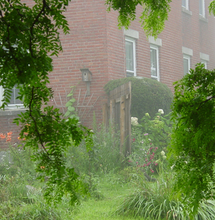
%> input picture DCAHE-MVMEF_Laboratory/14.png, 215 x 220 px, shrunk from 440 x 450 before the run
$ octave MEF.m   (GNU Octave 9; MATLAB toolbox functions it lacks are replaced by stand-ins)
%> lines starting %> are read from the running program, lines starting %| are printed output that depends on the picture
### DCAHE-MVMEF_Laboratory/AHE2.m
function [R, lambda] = AHE2(I,size, H,W)


%%%%%%%%%%%%%%%%%%%%%%%%%%%%%%%%%%%%%%%%%%%%%%%%%%%%%%%%%%%%%%%%%%%%%%%%%%%
mincolchan = zeros(H,W);
for i = 1:H
    for j = 1:W
        if I(i,j,1) <= I(i,j,2) && I(i,j,1) <= I(i,j,3)
            mincolchan(i,j) = I(i,j,1);
        elseif I(i,j,2) <= I(i,j,1) && I(i,j,2) <= I(i,j,3)
            mincolchan(i,j) = I(i,j,2);
        elseif I(i,j,3) <= I(i,j,1) && I(i,j,3) <= I(i,j,2)
            mincolchan(i,j) = I(i,j,3);
        end
    end
end
figure(1)
imshow(mincolchan)
%%%%%%%%%%%%%%%%%%%%%%%%%%%%%%%%%%%%%%%%%%%%%%%%%%%%%%%%%%%%%%%%%%%%%%%%%%%
darkchan = zeros(H,W);
for i = 1:H
    for j = 1:W
        darkchan(i,j) = mincolchan (i,j);
        for k = -size:size
            for h = -size:size
                if i + k > 0 && i + k <= H && j + h > 0 && j + h <= W
                    if mincolchan(i+k,j+h) <= darkchan(i,j)
                        darkchan(i,j) = mincolchan(i+k,j+h);
                    end
                end
            end
        end
    end
end
figure(2)
imshow(darkchan)
imwrite(darkchan,'1.png');
% darkchan = guidedfilter(darkchan,darkchan, 4, 0.2^2);
% figure(3)
% imshow(darkchan)
%%%%%%%%%%%%%%%%%%%%%%%%%%%%%%%%%%%%%%%%%%%%%%%%%%%%%%%%%%%%%%%%%%%%%%%%%%%
lambda = callambda(darkchan,H,W);
first = zeros(H,W);
second = first;
mean =  lambda;
for i = 1:H
    for j = 1:W
        if darkchan(i,j) >= mean
            first(i,j) = 1;
            second(i,j) = darkchan(i,j);
        else
            first(i,j) = darkchan(i,j);
            second(i,j) = 0;
        end
    end
end
figure(3)
imshow(first)
imwrite(first,'2.png');
%%%%%%%%%%%%%%%%%%%%%%%%%%%%%%%%%%%%%%%%%%%%%%%%%%%%%%%%%%%%%%%%%%%%%%%%%%%

figure(4)
imshow(second)
imwrite(second,'3.png');
%%%%%%%%%%%%%%%%%%%%%%%%%%%%%%%%%%%%%%%%%%%%%%%%%%%%%%%%%%%%%%%%%%%%%%%%%%%
fir = ones(H,W,3);
sec = fir;

res = zeros(H,W,3);
for i = 1:H
    for j = 1:W
        if second(i,j) ~= 0
            sec(i,j,:) = I(i,j,:);
        end
    end
end
showHist(sec,4);
imageInComb = zeros(H, W*3);
imageInComb(:, 1:3:end) = sec(:, :, 1);
imageInComb(:, 2:3:end) = sec(:, :, 2);
imageInComb(:, 3:3:end) = sec(:, :, 3);
imageOutComb = adapthisteq(imageInComb,'clipLimit',0.01);
imageOut = zeros(H, W, 3);
imageOut(:, :, 1) = imageOutComb(:, 1:3:end);
imageOut(:, :, 2) = imageOutComb(:, 2:3:end);
imageOut(:, :, 3) = imageOutComb(:, 3:3:end);

% [4 lines of commented-out code are left out]

showHist(imageOut,5);
imwrite(imageOut,'4.png');
for i = 1:H
    for j = 1:W
        if second(i,j) ~= 0
            res(i,j,:) = imageOut(i,j,:);
        end
    end
end


for i = 1:H
    for j = 1:W
        if second(i,j) == 0
            fir(i,j,:) = I(i,j,:);
        end
    end
end
showHist(fir,6);
imageInComb = zeros(H, W*3);
imageInComb(:, 1:3:end) = fir(:, :, 1);
imageInComb(:, 2:3:end) = fir(:, :, 2);
imageInComb(:, 3:3:end) = fir(:, :, 3);
imageOutComb = adapthisteq(imageInComb,'clipLimit',0.01);
imageOut = zeros(H, W, 3);
imageOut(:, :, 1) = imageOutComb(:, 1:3:end);
imageOut(:, :, 2) = imageOutComb(:, 2:3:end);
imageOut(:, :, 3) = imageOutComb(:, 3:3:end);

% [5 lines of commented-out code are left out]
showHist(imageOut,7);
imwrite(imageOut,'5.png');


% [4 lines of commented-out code are left out]

for i = 1:H
    for j = 1:W
        if second(i,j) ==0
            res(i,j,:) = imageOut(i,j,:);
        end
    end
end

% res(:,:,1) = guidedfilter(res(:,:,1), res(:,:,1), 4, 0.2^2);
% res(:,:,2) = guidedfilter(res(:,:,2), res(:,:,2), 4, 0.2^2);
% res(:,:,3) = guidedfilter(res(:,:,3), res(:,:,3), 4, 0.2^2);

showHist(res,10);
R = res;
imwrite(res,'6.png')
end

### DCAHE-MVMEF_Laboratory/MEF.m
clc;clear all; close all;

ttt= 35;
input = imread('14.png');
%> input is the input picture: size 220x215x3 uint8; mean R, G, B 113.2, 127.6, 82.6
img_haze = double(input) / 255;

%%%%%%%%%%%%%%%%%%%%%%%%%%%%%%%%%%%%%%%%%%%%%%%%%%%%%%%%%%%%%%%%%%%%%%%%%%%
%obtain the sequence of exposure image
[H, W, C] = size(img_haze);
%> H = 220; W = 215; C = 3
I = zeros(H, W, 3, 5);

% [9 lines of commented-out code are left out]

[I(:,:,:,1),a] = AHE2(img_haze,1,H,W);  %newImhist(img_haze);
%> after the loop in AHE2, `for i = 1:H`:
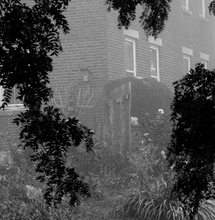
%> mincolchan: size 220x215 double; min 0, max 0.886, mean 0.323
%> after the loop in AHE2, `for i = 1:H`:
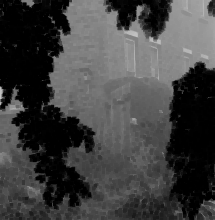
%> darkchan: size 220x215 double; min 0, max 0.776, mean 0.252
%> the run ends on the next line

$ run again, with DCAHE-MVMEF_Laboratory/11.png copied over DCAHE-MVMEF_Laboratory/14.png
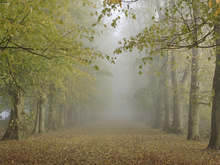
%> input picture DCAHE-MVMEF_Laboratory/11.png, 220 x 165 px, shrunk from 1024 x 768 before the run
%> input is the input picture: size 165x220x3 uint8; mean R, G, B 133.5, 127.1, 94.7
%> after the loop in AHE2, `for i = 1:H`:
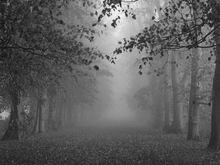
%> mincolchan: size 165x220 double; min 0.0745, max 0.992, mean 0.371
%> after the loop in AHE2, `for i = 1:H`:
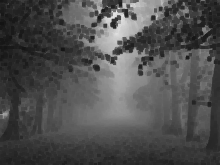
%> darkchan: size 165x220 double; min 0.0745, max 0.914, mean 0.311

$ run again, with DCAHE-MVMEF_Laboratory/15.png copied over DCAHE-MVMEF_Laboratory/14.png
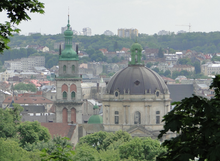
%> input picture DCAHE-MVMEF_Laboratory/15.png, 220 x 161 px, shrunk from 1428 x 1044 before the run
%> input is the input picture: size 161x220x3 uint8; mean R, G, B 131.9, 139.8, 133.4
%> after the loop in AHE2, `for i = 1:H`:
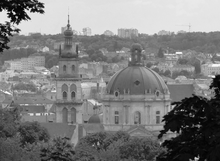
%> mincolchan: size 161x220 double; min 0, max 1, mean 0.495
%> after the loop in AHE2, `for i = 1:H`:
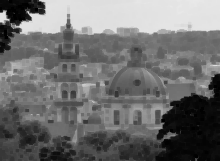
%> darkchan: size 161x220 double; min 0, max 0.914, mean 0.435
